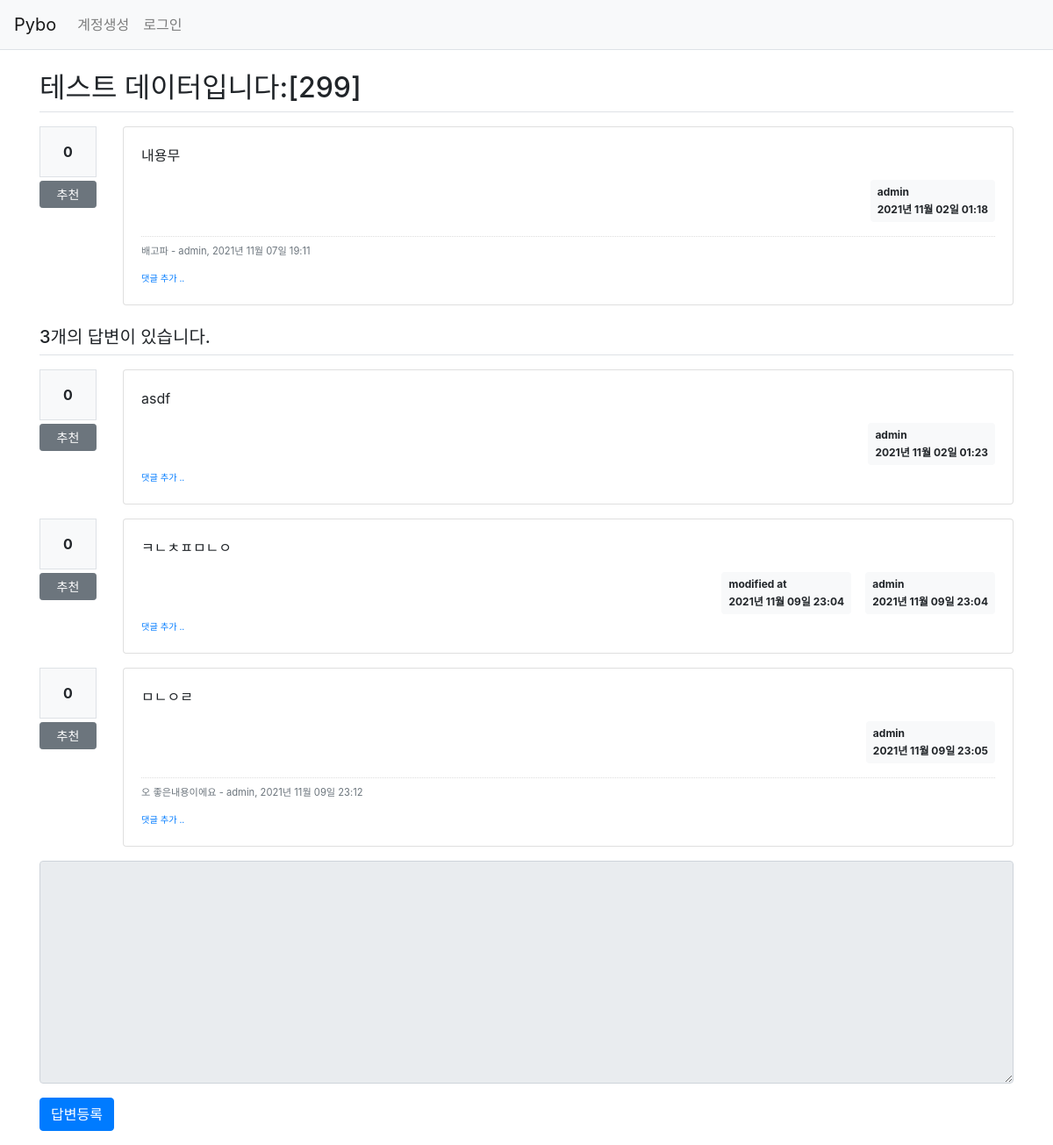
Page /question/detail/300/ on the earlier database version.
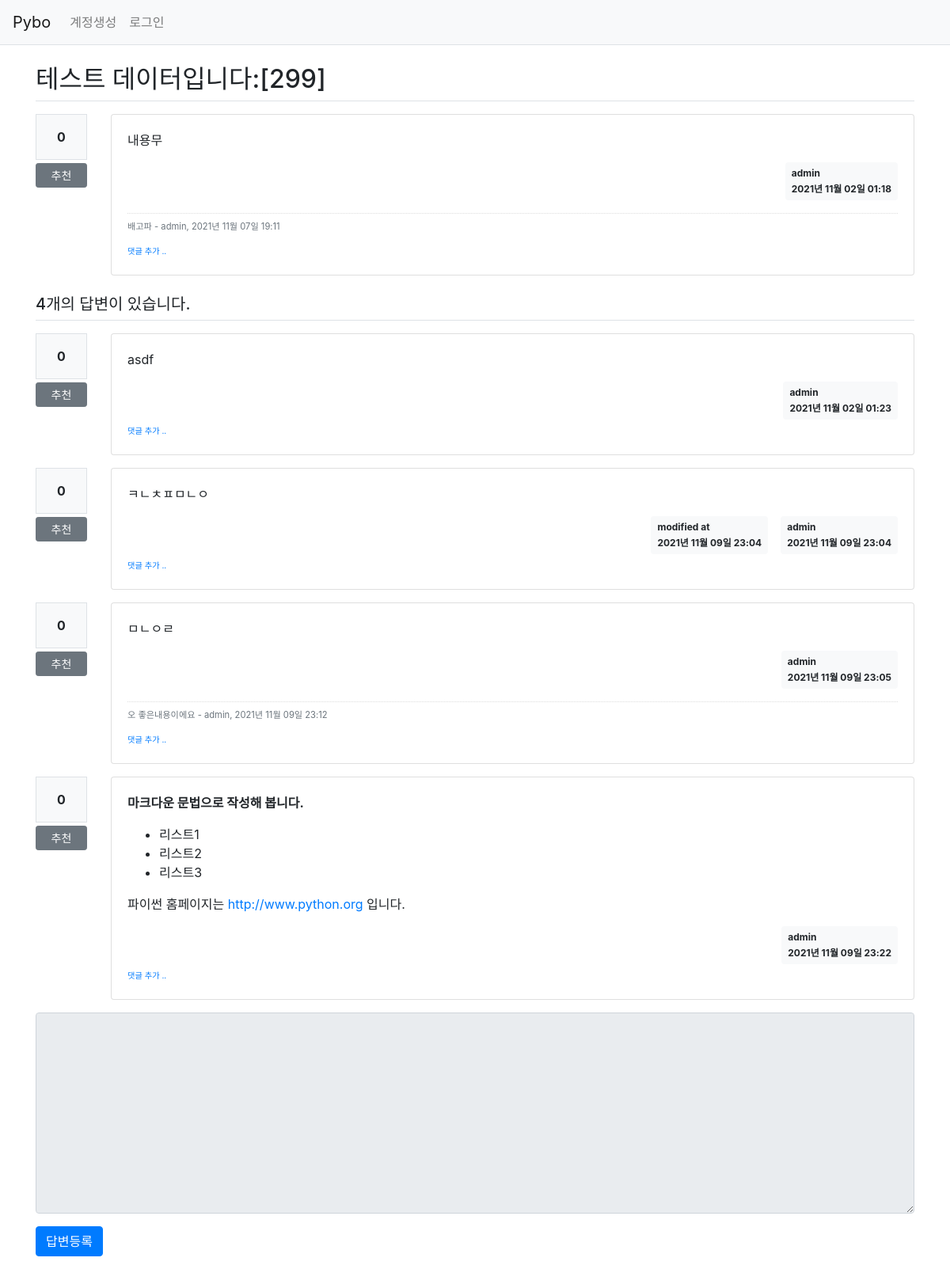
Same page on the later database version.
### pybo/models.py (models this page shows)
class Question(db.Model):
    id = db.Column(db.Integer, primary_key=True)
    subject = db.Column(db.String(200), nullable=False)
    content = db.Column(db.Text(), nullable=False)
    create_date = db.Column(db.DateTime(), nullable=False)
    user_id = db.Column(db.Integer, db.ForeignKey('user.id', ondelete='CASCADE'), nullable=False)
    user = db.relationship('User', backref=db.backref('question_set'))
    modify_date = db.Column(db.DateTime(), nullable=True)
    voter = db.relationship('User', secondary=question_voter, backref=db.backref('question_voter_set'))

class User(db.Model):
    id = db.Column(db.Integer, primary_key=True)
    username = db.Column(db.String(150), unique=True, nullable=False)
    password = db.Column(db.String(200), nullable=False)
    email = db.Column(db.String(120), unique=True, nullable=False)

class Comment(db.Model):
    id = db.Column(db.Integer, primary_key=True)
    user_id = db.Column(db.Integer, db.ForeignKey('user.id', ondelete='CASCADE'), nullable=False)
    user = db.relationship('User', backref=db.backref('comment_set'))
    content = db.Column(db.Text(), nullable=False)
    create_date = db.Column(db.DateTime(), nullable=False)
    modify_date = db.Column(db.DateTime())
    question_id = db.Column(db.Integer, db.ForeignKey('question.id', ondelete='CASCADE'), nullable=True)
    question = db.relationship('Question', backref=db.backref('comment_set'))
    """
    질문에 댓글을 작성시 question_id 필드에, 답변에 댓글이 작성시 answer_id 필드에 값이 저장
    Comment 모델의 데이터에는 question_id 필드 또는 answer_id 필드 중 하나에만 값이 저장
    """
    answer_id = db.Column(db.Integer, db.ForeignKey('answer.id', ondelete='CASCADE'), nullable=True)
    answer = db.relationship('Answer', backref=db.backref('comment_set'))

class Answer(db.Model):
    id = db.Column(db.Integer, primary_key=True)
    question_id = db.Column(db.Integer, db.ForeignKey('question.id', ondelete='CASCADE'))
    question = db.relationship('Question', backref=db.backref('answer_set'))
    content = db.Column(db.Text(), nullable=False)
    create_date = db.Column(db.DateTime(), nullable=False)
    user_id = db.Column(db.Integer, db.ForeignKey('user.id', ondelete='CASCADE'), nullable=False)
    user = db.relationship('User', backref=db.backref('answer_set'))
    modify_date = db.Column(db.DateTime(), nullable=True)
    voter = db.relationship('User', secondary=answer_voter, backref=db.backref('answer_voter_set'))

### pybo/views/question_views.py (the view)
@bp.route('/detail/<int:question_id>/')
def detail(question_id):
    form = AnswerForm()
    question = Question.query.get_or_404(question_id)
    return render_template('question/question_detail.html', question=question, form=form)

### pybo/forms.py
class AnswerForm(FlaskForm):
    content = TextAreaField('내용', validators=[DataRequired('내용은 필수입력 항목입니다.')])

### pybo/filter.py (called while the page is built)
def format_datetime(value, fmt='%Y년 %m월 %d일 %H:%M'):
    return value.strftime(fmt)

### pybo/views/auth_views.py (called while the page is built)
@bp.before_app_request
def load_logged_in_user():
    user_id = session.get('user_id')
    if user_id is None:
        g.user = None
    else:
        g.user = User.query.get(user_id)

### pybo/templates/question/question_detail.html (shortened to what this page needs)
{% extends 'base.html' %}
{% block content %}
<div class="container my-3">
    <h2 class="border-bottom py-2">{{ question.subject }}</h2>
    <div class="row my-3">
        <div class="col-1">
            <div class="bg-light text-center p-3 border font-weight-bolder mb-1">{{ question.voter|length }}</div>
            <a href="#" data-uri="{{ url_for('vote.question', question_id=question.id) }}"
               class="recommend btn btn-sm btn-secondary btn-block my-1">추천</a>
        </div>
        <div class="col-11">
            <div class="card">
                <div class="card-body">
                    <div class="card-text">{{ question.content|markdown }}</div>
                    <div class="d-flex justify-content-end">
                        <div class="badge badge-light p-2 text-left">
                            <div class="mb-2">{{ question.user.username }}</div>
                            <div>{{ question.create_date|datetime }}</div>
                        </div>
                    </div>
                    {% if question.comment_set|length > 0 %}
                    <div class="mt-3">
                    {% for comment in question.comment_set %}
                        <div class="comment py-2 text-muted">
                            <span style="white-space: pre-line;">{{ comment.content }}</span>
                            <span>
                                - {{ comment.user.username }}, {{ comment.create_date|datetime }}
                            </span>
                        </div>
                    {% endfor %}
                    </div>
                    {% endif %}
                    <div>
                        <a href="{{ url_for('comment.create_question', question_id=question.id) }}"
                           class="small"><small>댓글 추가 ..</small></a>
                    </div>
                </div>
            </div>
        </div>
    </div>
    <h5 class="border-bottom my-3 py-2">{{ question.answer_set|length }}개의 답변이 있습니다.</h5>
    {% for answer in question.answer_set %}
    <div class="row my-3">
        <div class="col-1">
            <div class="bg-light text-center p-3 border font-weight-bolder mb-1">{{ answer.voter|length }}</div>
            <a href="#" data-uri="{{ url_for('vote.answer', answer_id=answer.id) }}"
                class="recommend btn btn-sm btn-secondary btn-block my-1">추천</a>
        </div>
        <div class="col-11">
            <div class="card">
                <div class="card-body">
                    <div class="card-text">{{ answer.content|markdown }}</div>
                    <div class="d-flex justify-content-end">
                        {% if answer.modify_date %}
                        <div class="badge badge-light p-2 text-left mx-3">
                            <div class="mb-2">modified at</div>
                            <div>{{ answer.modify_date|datetime }}</div>
                        </div>
                        {% endif %}
                        <div class="badge badge-light p-2 text-left">
                            <div class="mb-2">{{ answer.user.username }}</div>
                            <div>{{ answer.create_date|datetime }}</div>
                        </div>
                    </div>
                    {% if answer.comment_set|length > 0 %}
                    <div class="mt-3">
                    {% for comment in answer.comment_set %}
                        <div class="comment py-2 text-muted">
                            <span style="white-space: pre-line;">{{ comment.content }}</span>
                            <span>
                                - {{ comment.user.username }}, {{ comment.create_date|datetime }}
                            </span>
                        </div>
                    {% endfor %}
                    </div>
                    {% endif %}
                    <div>
                        <a href="{{ url_for('comment.create_answer', answer_id=answer.id) }}"
                           class="small"><small>댓글 추가 ..</small></a>
                    </div>
                </div>
            </div>
        </div>
    </div>
    {% endfor %}
    <form action="{{ url_for('answer.create', question_id=question.id) }}" method="post" class="my-3">
        <div class="form-group">
            <textarea {% if not g.user %}disabled{% endif %}
                    name="content" id="content" class="form-control" rows="10"></textarea>
        </div>
        <input type="submit" value="답변등록" class="btn btn-primary">
    </form>
</div>
{% endblock %}

### pybo/templates/base.html (shortened to what this page needs)
<!doctype html>
<html lang="ko">
<head>
    <link rel="stylesheet" href="{{ url_for('static', filename='bootstrap.min.css') }}">
    <link rel="stylesheet" href="{{ url_for('static', filename='style.css') }}">
</head>
<body>
{% include "navbar.html" %}
{% block content %}
{% endblock %}
</body>
</html>

### pybo/templates/navbar.html (shortened to what this page needs)
<nav class="navbar navbar-expand-lg navbar-light bg-light border-bottom">
    <a class="navbar-brand" href="{{ url_for('main.index') }}">Pybo</a>
    <div class="collapse navbar-collapse flex-grow-0" id="navbarNav">
        {% if g.user %}
        <ul class="navbar-nav">
            <li class="nav-item ">
                <a class="nav-link" href="{{ url_for('auth.logout') }}">{{ g.user.username }} (로그아웃)</a>
            </li>
        </ul>
        {% else %}
        <ul class="navbar-nav">
            <li class="nav-item ">
                <a class="nav-link" href="{{ url_for('auth.signup') }}">계정생성</a>
            </li>
            <li class="nav-item ">
                <a class="nav-link" href="{{ url_for('auth.login') }}">로그인</a>
            </li>
        </ul>
        {% endif %}
    </div>
</nav>

### pybo/static/style.css (style rules this page uses)
.comment { border-top:dotted 1px #ddd; font-size:0.7em; }

Differences in the rows shown:
added Answer: voter|length "0", content "마크다운 문법으로 작성해 봅니다. 리스트1 리스트2 리스트3 파이썬 홈페이지는 http://www.python.org 입니다.", user.username "admin", create_date "2021년 11월 09일 23:22"
Other differences:
{{ question.answer_set|length }}: "3" → "4"
